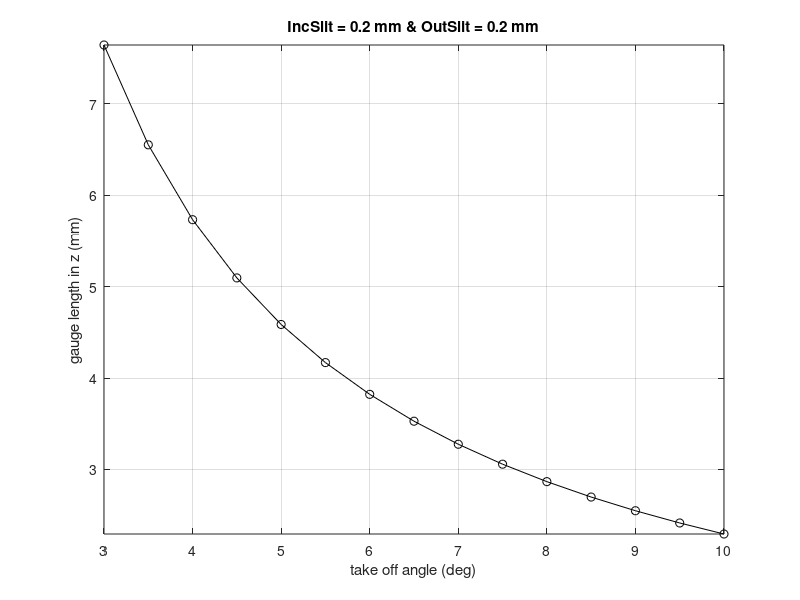

Write the MATLAB code that produced this figure.
clear all
close all
clc

%%%%%%%%%%%%%%%%%%%%%%%%%%%%%%%%%%%%%%%%%%%%%%%%%%%%%%%%%%%%%%%%%%%%%%%%%%%%%%
TakeOffAngle    = 3:0.5:10;                    % IN deg
IncSlitSizeRad  = 0.2;                          % IN mm
OutSlitSizeRad  = 0.2;                          % IN mm
%%%%%%%%%%%%%%%%%%%%%%%%%%%%%%%%%%%%%%%%%%%%%%%%%%%%%%%%%%%%%%%%%%%%%%%%%%%%%%

GaugeLengthZUS  = IncSlitSizeRad*cosd(TakeOffAngle./2)./sind(TakeOffAngle);
GaugeLengthZDS  = OutSlitSizeRad*cosd(TakeOffAngle./2)./sind(TakeOffAngle);
GaugeLengthZ    = GaugeLengthZUS + GaugeLengthZDS;

figure(2)
plot(TakeOffAngle, GaugeLengthZ, 'ko-')
axis tight
title(['IncSlit = ', num2str(IncSlitSizeRad), ' mm & OutSlit = ', num2str(IncSlitSizeRad), ' mm'])
xlabel('take off angle (deg)')
ylabel('gauge length in z (mm)')
grid on